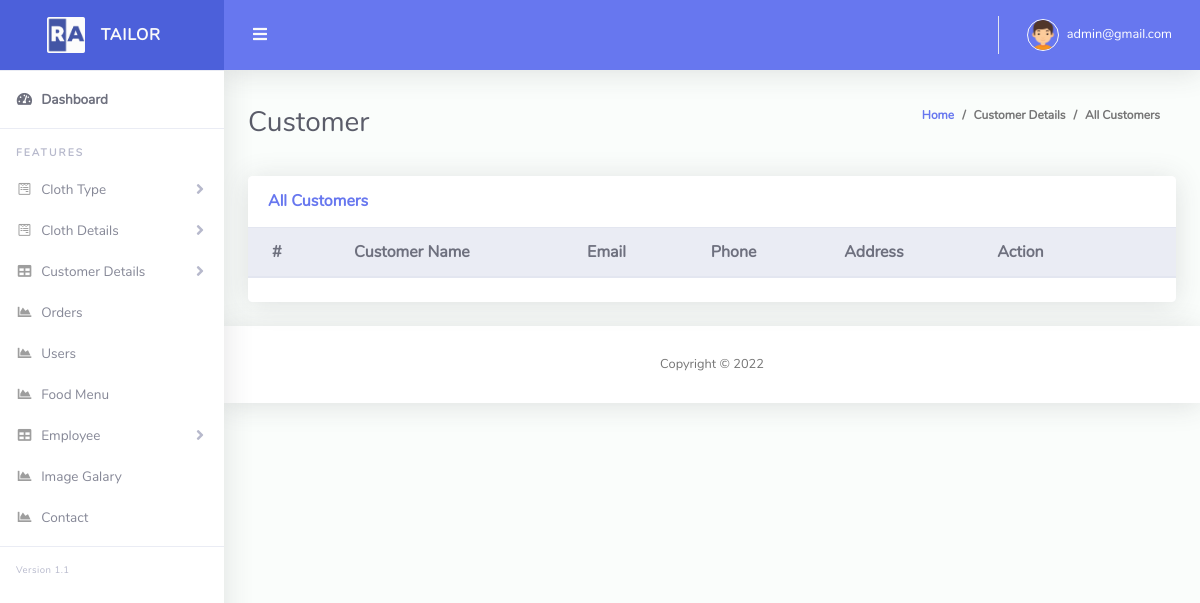
The app's page /admin/customer_list.php (signed in), older data.
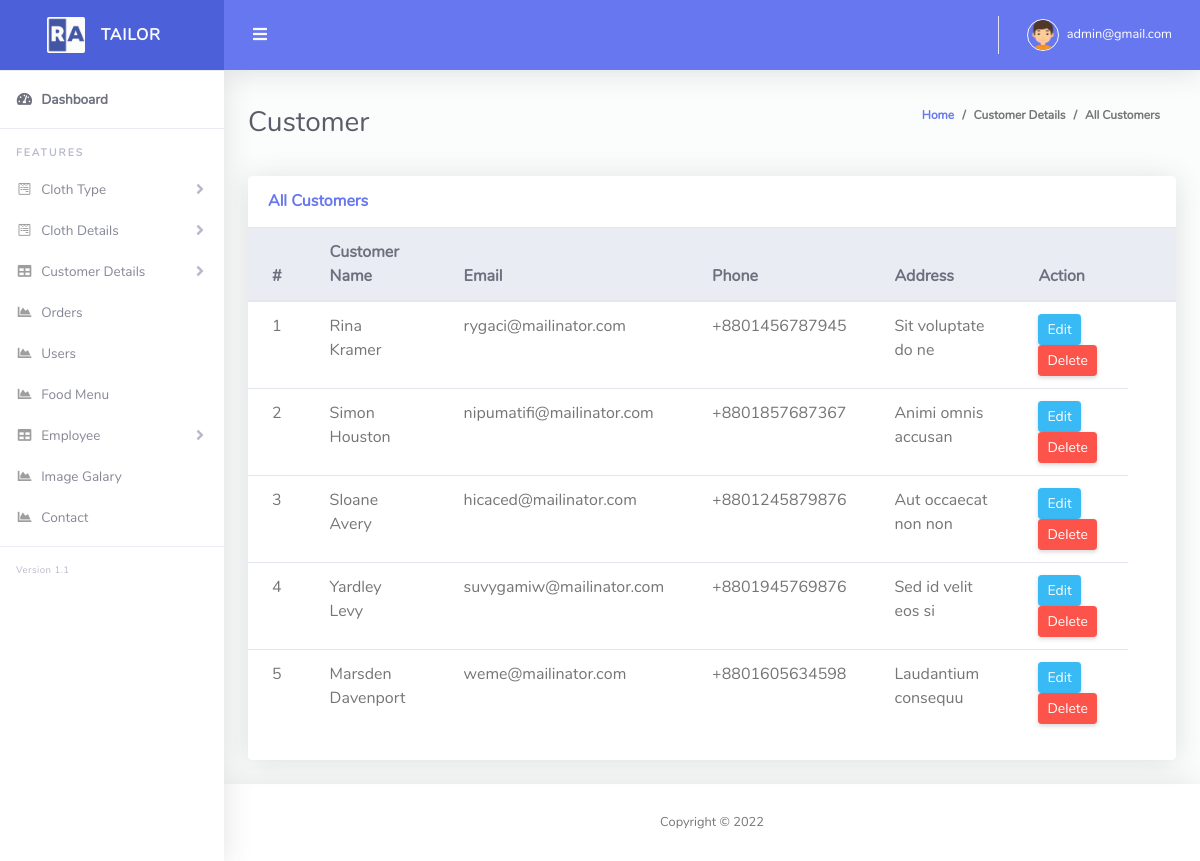
The same page, newer data.
### tables this page shows
CREATE TABLE `tbl_customer` (
  `cus_id` int(11) NOT NULL,
  `cus_name` varchar(255) NOT NULL,
  `cus_email` varchar(255) NOT NULL,
  `cus_phone` varchar(255) NOT NULL,
  `cus_address` text NOT NULL,
  `created_at` timestamp NOT NULL DEFAULT current_timestamp(),
  `soft_delete` tinyint(4) NOT NULL DEFAULT 0
);

### Classes/DB.php (called while the page is built, shortened)
<?php
class DB
{
    public function connect(){
        $this->conn = new mysqli("localhost","root","","tailor_shop");
        if ($this->conn->connect_error) {
          die("Connection failed: " . $this->conn->connect_error);
        }
        else{
            return $msg =  "connected";
        }
    }
}
?>

### Classes/CustomerClass.php (called while the page is built, shortened)
<?php
include_once 'db.php';
class CustomerClass extends DB
{
    public function viewCustomer(){
        $qry = "SELECT * FROM tbl_customer where soft_delete = 0";
        $result = $this->conn->query($qry);
        return $result;
    }
}

### admin/customer_list.php (the view, shortened to what this page needs)
<?php include 'layouts/header.php';
?>
<div class="container-fluid" id="container-wrapper">
    <div class="d-sm-flex align-items-center justify-content-between mb-4">
    <h1 class="h3 mb-0 text-gray-800">Customer</h1>
    <ol class="breadcrumb">
        <li class="breadcrumb-item"><a href="./">Home</a></li>
        <li class="breadcrumb-item">Customer Details</li>
        <li class="breadcrumb-item active" aria-current="page">All Customers</li>
    </ol>
    </div>
    <div class="row">
        <div class="col-lg-12 mb-4">
            <div class="card">
            <div class="card-header py-3 d-flex flex-row align-items-center justify-content-between">
                <h6 class="m-0 font-weight-bold text-primary">All Customers</h6>
            </div>
            <div class="table-responsive">
                <table class="table align-items-center table-flush">
                <thead class="thead-light">
                    <tr>
                        <th>#</th>
                        <th>Customer Name</th>
                        <th>Email</th>
                        <th>Phone</th>
                        <th>Address</th>
                        <th>Action</th>
                        <th></th>
                    </tr>
                </thead>
                <tbody>
                    <?php
                        $i = 0;
                        $view = $customer->viewCustomer();
                        foreach($view as $value){
                    ?>
                    <tr>
                        <td><?php echo $i+=1; ?></td>
                        <td><?php echo $value['cus_name']; ?></td>
                        <td><?php echo $value['cus_email']; ?></td>
                        <td><?php echo $value['cus_phone']; ?></td>
                        <td><?php echo $value['cus_address']; ?></td>
                        <td>
                            <a href="edit_customer.php?customerid=<?php echo $value['cus_id'] ;?>" class="btn btn-sm btn-info">Edit</a>
                            <a onclick="return confirm('Are you sure to Delete?');" href="?delCustomer=<?php echo $value['cus_id'] ;?>" class="btn btn-sm btn-danger">Delete</a>
                        </td>
                    </tr>
                    <?php } ?>
                </tbody>
                </table>
            </div>
            <div class="card-footer"></div>
            </div>
        </div>
    </div>
</div>
<?php include 'layouts/footer.php';?>

### admin/layouts/header.php (shortened to what this page needs)
<?php
include '../Classes/CustomerClass.php';
$customer = new CustomerClass();
?>
<!DOCTYPE html>
<html lang="en">
<head>
  <link href="vendor/fontawesome-free/css/all.min.css" rel="stylesheet" type="text/css">
  <link href="vendor/bootstrap/css/bootstrap.min.css" rel="stylesheet" type="text/css">
  <link href="css/ruang-admin.min.css" rel="stylesheet">
  <link href="vendor/datatables/dataTables.bootstrap4.min.css" rel="stylesheet">
</head>
<body id="page-top">
  <div id="wrapper">
    <ul class="navbar-nav sidebar sidebar-light accordion" id="accordionSidebar">
      <a class="sidebar-brand d-flex align-items-center justify-content-center" href="index.php">
        <div class="sidebar-brand-icon">
          <img src="img/logo/logo2.png">
        </div>
        <div class="sidebar-brand-text mx-3">TAILOR</div>
      </a>
      <hr class="sidebar-divider my-0">
      <li class="nav-item active">
        <a class="nav-link" href="index.php">
          <i class="fas fa-fw fa-tachometer-alt"></i>
          <span>Dashboard</span></a>
      </li>
      <hr class="sidebar-divider">
      <div class="sidebar-heading">
        Features
      </div>
      <div>
      <li class="nav-item">
        <a class="nav-link collapsed" href="#" data-toggle="collapse" data-target="#collapseForm" aria-expanded="true"
          aria-controls="collapseForm">
          <i class="fab fa-fw fa-wpforms"></i>
          <span>Cloth Type</span>
        </a>
      </li>
      <li class="nav-item">
        <a class="nav-link collapsed" href="#" data-toggle="collapse" data-target="#collapseForm1" aria-expanded="true"
          aria-controls="collapseForm">
          <i class="fab fa-fw fa-wpforms"></i>
          <span>Cloth Details</span>
        </a>
      </li>
      <li class="nav-item">
        <a class="nav-link collapsed" href="#" data-toggle="collapse" data-target="#collapseTable1" aria-expanded="true"
          aria-controls="collapseTable">
          <i class="fas fa-fw fa-table"></i>
          <span>Customer Details</span>
        </a>
      </li>
      <li class="nav-item">
        <a class="nav-link" href="order.php">
          <i class="fas fa-fw fa-chart-area"></i>
          <span>Orders</span>
        </a>
      </li>
      <li class="nav-item">
        <a class="nav-link" href="users.php">
          <i class="fas fa-fw fa-chart-area"></i>
          <span>Users</span>
        </a>
      </li>
      <li class="nav-item">
        <a class="nav-link" href="food.php">
          <i class="fas fa-fw fa-chart-area"></i>
          <span>Food Menu</span>
        </a>
      </li>
      <li class="nav-item">
        <a class="nav-link collapsed" href="#" data-toggle="collapse" data-target="#collapseTable" aria-expanded="true"
          aria-controls="collapseTable">
          <i class="fas fa-fw fa-table"></i>
          <span>Employee</span>
        </a>
      </li>
      <li class="nav-item">
        <a class="nav-link" href="images.php">
          <i class="fas fa-fw fa-chart-area"></i>
          <span>Image Galary</span>
        </a>
      </li>
      <li class="nav-item">
        <a class="nav-link" href="contact.php">
          <i class="fas fa-fw fa-chart-area"></i>
          <span>Contact</span>
        </a>
      </li>
      <hr class="sidebar-divider">
      <div class="version" id="version-ruangadmin"></div>
    </ul>
    <div id="content-wrapper" class="d-flex flex-column">
      <div id="content">
        <nav class="navbar navbar-expand navbar-light bg-navbar topbar mb-4 static-top">
          <button id="sidebarToggleTop" class="btn btn-link rounded-circle mr-3">
            <i class="fa fa-bars"></i>
          </button>
          <ul class="navbar-nav ml-auto">
            <li class="nav-item dropdown no-arrow">
              <a class="nav-link dropdown-toggle" href="#" id="userDropdown" role="button" data-toggle="dropdown"
                aria-haspopup="true" aria-expanded="false">
                <img class="img-profile rounded-circle" src="img/boy.png" style="max-width: 60px">
                <span class="ml-2 d-none d-lg-inline text-white small"><?php echo  $_SESSION['email']; ?></span>
              </a>
            </li>
          </ul>
        </nav>

### admin/layouts/footer.php (shortened to what this page needs)
<footer class="sticky-footer bg-white">
  <div class="container my-auto">
    <div class="copyright text-center my-auto">
      <span>Copyright &copy; <script> document.write(new Date().getFullYear()); </script>
      </span>
    </div>
  </div>
</footer>
    </div>
  </div>
</body>
</html>

Row changes from the older to the newer data that the page shows:
added tbl_customer: i "1", cus_name "Rina Kramer", cus_email "rygaci@mailinator.com", cus_phone "+8801456787945", cus_address "Sit voluptate do ne"
added tbl_customer: i "2", cus_name "Simon Houston", cus_email "nipumatifi@mailinator.com", cus_phone "+8801857687367", cus_address "Animi omnis accusan"
added tbl_customer: i "3", cus_name "Sloane Avery", cus_email "hicaced@mailinator.com", cus_phone "+8801245879876", cus_address "Aut occaecat non non"
added tbl_customer: i "4", cus_name "Yardley Levy", cus_email "suvygamiw@mailinator.com", cus_phone "+8801945769876", cus_address "Sed id velit eos si"
added tbl_customer: i "5", cus_name "Marsden Davenport", cus_email "weme@mailinator.com", cus_phone "+8801605634598", cus_address "Laudantium consequu"
